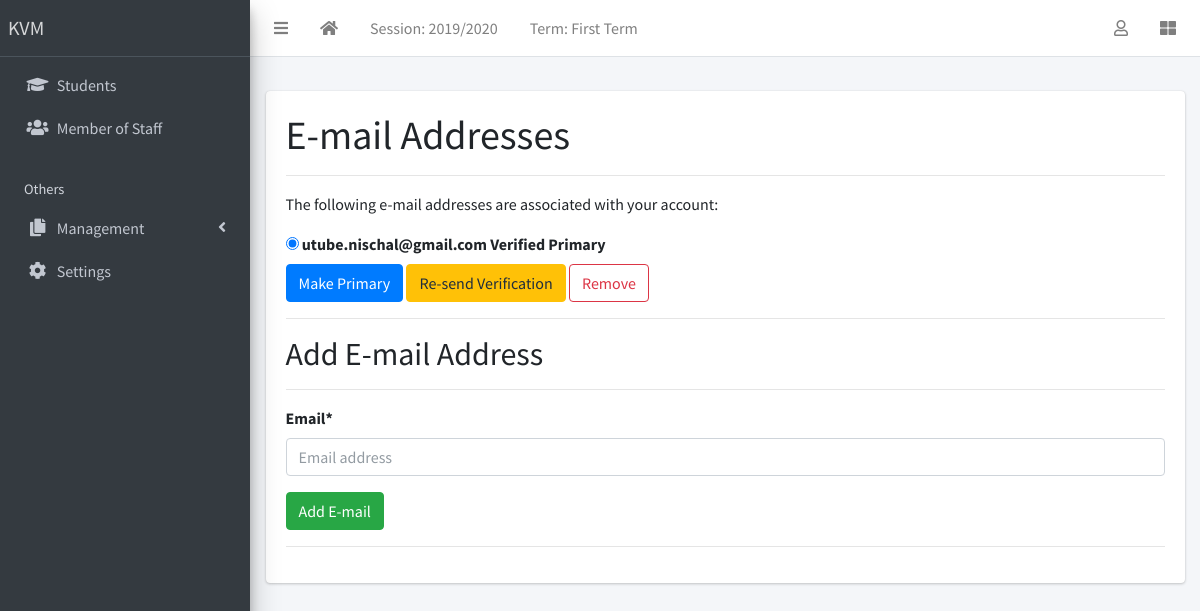
/accounts/email/ (signed in), run on the app's committed database.
### main/models.py (models this page shows, shortened)
class AcademicSession(models.Model):
  name = models.CharField(max_length=200, unique=True)
  current = models.BooleanField(default=False, null=True)
  class Meta:
    ordering = ['-name']

class AcademicTerm(models.Model):
  name = models.CharField(max_length=20, unique=True)
  current = models.BooleanField(default=False, null=True)
  class Meta:
    ordering = ['name']

class SiteConfig(models.Model):
  key = models.SlugField()
  value = models.CharField(max_length=200)

### main/context_processors.py (called while the page is built)
def site_defaults(request):
  current_session = AcademicSession.objects.get(current=True)
  current_term = AcademicTerm.objects.get(current=True)
  vals = SiteConfig.objects.all()
  contexts = {
      "current_session": current_session.name,
      "current_term": current_term.name
  }
  for val in vals:
    contexts[val.key] = val.value
  return contexts

### templates/account/email.html (shortened to what this page needs)
{% extends "account/base.html" %}
{% load crispy_forms_tags %}
{% load i18n %}
{% block content %}
    <h1>{% trans "E-mail Addresses" %}</h1><hr>
{% if user.emailaddress_set.all %}
<p>{% trans 'The following e-mail addresses are associated with your account:' %}</p>
<form action="{% url 'account_email' %}" class="email_list" method="post">
<fieldset class="blockLabels">
  {% for emailaddress in user.emailaddress_set.all %}
<div class="ctrlHolder">
      <label for="email_radio_{{forloop.counter}}" class="{% if emailaddress.primary %}primary_email{%endif%}">
      <input id="email_radio_{{forloop.counter}}" type="radio" name="email" {% if emailaddress.primary or user.emailaddress_set.count == 1 %}checked="checked"{%endif %} value="{{emailaddress.email}}"/>
{{ emailaddress.email }}
    {% if emailaddress.verified %}
    <span class="verified">{% trans "Verified" %}</span>
    {% else %}
    <span class="unverified">{% trans "Unverified" %}</span>
    {% endif %}
      {% if emailaddress.primary %}<span class="primary">{% trans "Primary" %}</span>{% endif %}
</label>
</div>
  {% endfor %}
<div class="buttonHolder">
      <button class="secondaryAction btn btn-primary" type="submit" name="action_primary" >{% trans 'Make Primary' %}</button>
      <button class="secondaryAction btn btn-warning" type="submit" name="action_send" >{% trans 'Re-send Verification' %}</button>
      <button class="primaryAction btn btn-outline-danger" type="submit" name="action_remove" >{% trans 'Remove' %}</button>
</div>
</fieldset>
</form>
{% else %}
<p><strong>{% trans 'Warning:'%}</strong> {% trans "You currently do not have any e-mail address set up. You should really add an e-mail address so you can receive notifications, reset your password, etc." %}</p>
{% endif %}
    <hr><h2>{% trans "Add E-mail Address" %}</h2><hr>
    <form method="post" action="{% url 'account_email' %}" class="add_email">
        {{ form|crispy }}
        <button name="action_add" class="btn btn-success" type="submit">{% trans "Add E-mail" %}</button>
    </form><hr>
{% endblock %}

### templates/partial/base.html (shortened to what this page needs)
{% load static %}
<!DOCTYPE html>
<html lang="en">
<head>
  <link rel="stylesheet" href="{% static 'plugins/fontawesome-free/css/all.min.css' %}">
  <link rel="stylesheet" href="{% static 'plugins/toastr/toastr.min.css' %}">
  <link rel="stylesheet"
    href="{% static 'plugins/overlayScrollbars/css/OverlayScrollbars.min.css' %}">
  <link rel="stylesheet" href="{% static 'plugins/Datatables/datatables.min.css' %}" />
  <link rel="stylesheet" href="{% static 'dist/css/adminlte.min.css' %}">
</head>
<body
  class="hold-transition sidebar-mini layout-fixed layout-navbar-fixed layout-footer-fixed">
  <div class="wrapper">
    <nav class="main-header navbar navbar-expand navbar-white navbar-light">
      <ul class="navbar-nav">
        <li class="nav-item">
          <a class="nav-link" data-widget="pushmenu" href="#" role="button"><i
              class="fas fa-bars"></i></a>
        </li>
        <li class="nav-item d-none d-sm-inline-block">
          <a href="{% url 'main:home' %} " class="nav-link"><i class="fa fa-home"></i></a>
        </li>
        <li class="nav-item d-none d-sm-inline-block">
          <a href="{% url 'main:session-list' %}" class="nav-link">Session: {{ current_session }}</a>
        </li>
        <li class="nav-item d-none d-sm-inline-block">
          <a href="{% url 'main:session-list' %}" class="nav-link">Term: {{ current_term }}</a>
        </li>
      </ul>
      <ul class="navbar-nav ml-auto">
        <li class="nav-item dropdown">
          <a class="nav-link" data-toggle="dropdown" href="#">
            <i class="far fa-user"></i>
          </a>
        </li>
        <li class="nav-item">
          <a class="nav-link" data-widget="control-sidebar" data-slide="true"
            href="#" role="button"><i class="fas fa-th-large"></i></a>
        </li>
      </ul>
    </nav>
    <aside class="main-sidebar sidebar-dark-primary elevation-4">
      <a href="{% url 'main:home' %}" class="brand-link">{{ school_name | default:"MySchool" }}</a>
      <div class="sidebar">
        <nav class="mt-2">
          <ul class="nav nav-pills nav-sidebar flex-column"
            data-widget="treeview" role="menu" data-accordion="false">
            <li class="nav-item">
              <a href="{% url 'main:student-list' %}" class="nav-link">
                <i class="nav-icon fas fa-graduation-cap"></i>
                <p>
                  Students
                </p>
              </a>
            </li>
            <li class="nav-item">
              <a href="{% url 'main:teacher-list' %}" class="nav-link">
                <i class="nav-icon fas fa-users"></i>
                <p>
                  Member of Staff
                </p>
              </a>
            </li>
            <li class="nav-header">Others</li>
            <li class="nav-item has-treeview">
              <a href="#" class="nav-link">
                <i class="nav-icon fas fa-copy"></i>
                <p>
                  Management
                  <i class="fas fa-angle-left right"></i>
                </p>
              </a>
            </li>
            <li class="nav-item">
              <a href="{% url 'main:configs' %}" class="nav-link">
                <i class="nav-icon fas fa-cog"></i>
                <p>
                  Settings
                </p>
              </a>
            </li>
          </ul>
        </nav>
      </div>
    </aside>
    <div class="content-wrapper">
      <section class="content-header">
      </section>
      <section class="content">
        <div class="container-fluid">
          <div class="row">
            <div class="col-md-12">
              {% block fullcard %}
              <div class="card">
                <div class="card-body">
                  <div class="row">
                    <div class="col">
                      {% block content %}
                      {% endblock content %}
                    </div>
                  </div>
                </div>
              </div>
              {% endblock fullcard %}
            </div>
          </div>
        </div>
      </section>
    </div>
  </div>
</body>
</html>

### data on the page
AcademicSession: name "2019/2020"
AcademicTerm: name "First Term"
SiteConfig: value "KVM"

### other printed values
{{ emailaddress.email }} "utube.nischal@gmail.com"
